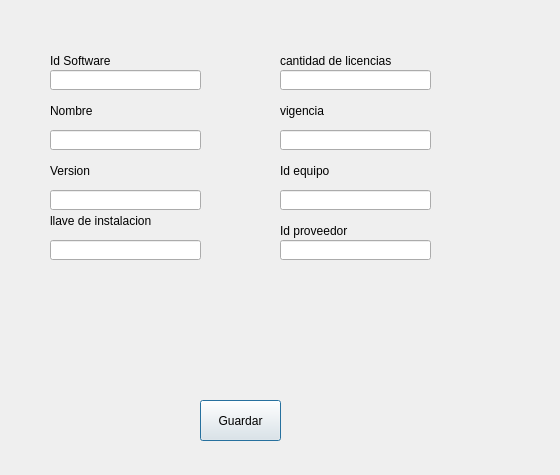
<?xml version="1.0" encoding="UTF-8"?>
<ui version="4.0">
 <class>Dialog</class>
 <widget class="QDialog" name="Dialog">
  <property name="geometry">
   <rect>
    <x>0</x>
    <y>0</y>
    <width>560</width>
    <height>475</height>
   </rect>
  </property>
  <property name="windowTitle">
   <string>Dialog</string>
  </property>
  <widget class="QLabel" name="lbl_softwareId">
   <property name="geometry">
    <rect>
     <x>50</x>
     <y>50</y>
     <width>151</width>
     <height>21</height>
    </rect>
   </property>
   <property name="text">
    <string>Id Software</string>
   </property>
  </widget>
  <widget class="QLabel" name="lbl_name">
   <property name="geometry">
    <rect>
     <x>50</x>
     <y>100</y>
     <width>151</width>
     <height>21</height>
    </rect>
   </property>
   <property name="text">
    <string>Nombre</string>
   </property>
  </widget>
  <widget class="QLabel" name="lbl_version">
   <property name="geometry">
    <rect>
     <x>50</x>
     <y>160</y>
     <width>151</width>
     <height>21</height>
    </rect>
   </property>
   <property name="text">
    <string>Version</string>
   </property>
  </widget>
  <widget class="QLineEdit" name="ln_softwareId">
   <property name="geometry">
    <rect>
     <x>50</x>
     <y>70</y>
     <width>151</width>
     <height>20</height>
    </rect>
   </property>
  </widget>
  <widget class="QLineEdit" name="ln_version">
   <property name="geometry">
    <rect>
     <x>50</x>
     <y>190</y>
     <width>151</width>
     <height>20</height>
    </rect>
   </property>
  </widget>
  <widget class="QLabel" name="lbl_instKey">
   <property name="geometry">
    <rect>
     <x>50</x>
     <y>210</y>
     <width>151</width>
     <height>21</height>
    </rect>
   </property>
   <property name="text">
    <string>llave de instalacion</string>
   </property>
  </widget>
  <widget class="QLineEdit" name="ln_instKey">
   <property name="geometry">
    <rect>
     <x>50</x>
     <y>240</y>
     <width>151</width>
     <height>20</height>
    </rect>
   </property>
  </widget>
  <widget class="QPushButton" name="btn_save">
   <property name="geometry">
    <rect>
     <x>200</x>
     <y>400</y>
     <width>81</width>
     <height>41</height>
    </rect>
   </property>
   <property name="text">
    <string>Guardar</string>
   </property>
  </widget>
  <widget class="QLabel" name="lbl_quantLic">
   <property name="geometry">
    <rect>
     <x>280</x>
     <y>50</y>
     <width>151</width>
     <height>21</height>
    </rect>
   </property>
   <property name="text">
    <string>cantidad de licencias</string>
   </property>
  </widget>
  <widget class="QLineEdit" name="ln_quantLic">
   <property name="geometry">
    <rect>
     <x>280</x>
     <y>70</y>
     <width>151</width>
     <height>20</height>
    </rect>
   </property>
  </widget>
  <widget class="QLineEdit" name="ln_name">
   <property name="geometry">
    <rect>
     <x>50</x>
     <y>130</y>
     <width>151</width>
     <height>20</height>
    </rect>
   </property>
  </widget>
  <widget class="QLabel" name="lbl_validity">
   <property name="geometry">
    <rect>
     <x>280</x>
     <y>100</y>
     <width>151</width>
     <height>21</height>
    </rect>
   </property>
   <property name="text">
    <string>vigencia</string>
   </property>
  </widget>
  <widget class="QLabel" name="lbl_deviceId_2">
   <property name="geometry">
    <rect>
     <x>280</x>
     <y>160</y>
     <width>151</width>
     <height>21</height>
    </rect>
   </property>
   <property name="text">
    <string>Id equipo</string>
   </property>
  </widget>
  <widget class="QLabel" name="lbl_providerId">
   <property name="geometry">
    <rect>
     <x>280</x>
     <y>220</y>
     <width>151</width>
     <height>21</height>
    </rect>
   </property>
   <property name="text">
    <string>Id proveedor</string>
   </property>
  </widget>
  <widget class="QLineEdit" name="ln_validity">
   <property name="geometry">
    <rect>
     <x>280</x>
     <y>130</y>
     <width>151</width>
     <height>20</height>
    </rect>
   </property>
  </widget>
  <widget class="QLineEdit" name="ln_deviceId">
   <property name="geometry">
    <rect>
     <x>280</x>
     <y>190</y>
     <width>151</width>
     <height>20</height>
    </rect>
   </property>
  </widget>
  <widget class="QLineEdit" name="ln_providerId">
   <property name="geometry">
    <rect>
     <x>280</x>
     <y>240</y>
     <width>151</width>
     <height>20</height>
    </rect>
   </property>
  </widget>
 </widget>
 <resources/>
 <connections/>
</ui>
